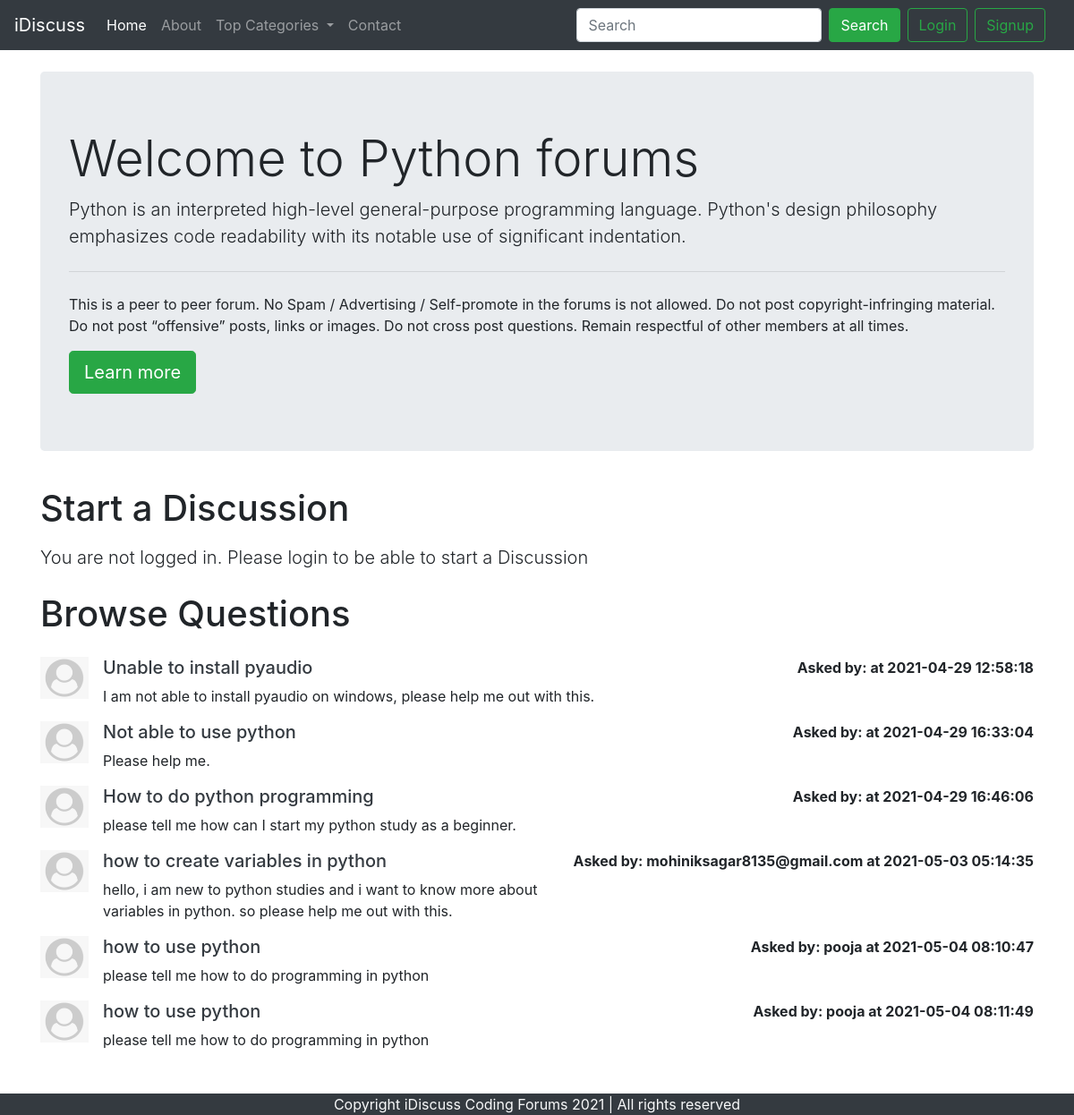
The app's page /threadlist.php?catid=1 with its own data.
### tables this page shows
CREATE TABLE `categories` (
  `category_id` int(8) NOT NULL,
  `category_name` varchar(255) NOT NULL,
  `category_description` varchar(255) NOT NULL,
  `created` datetime NOT NULL
);

CREATE TABLE `threads` (
  `thread_id` int(7) NOT NULL,
  `thread_title` varchar(255) NOT NULL,
  `thread_desc` text NOT NULL,
  `thread_cat_id` int(7) NOT NULL,
  `thread_user_id` int(7) NOT NULL,
  `timestamp` datetime NOT NULL
);

CREATE TABLE `users` (
  `sno` int(8) NOT NULL,
  `user_email` varchar(30) NOT NULL,
  `user_pass` varchar(255) NOT NULL,
  `timestamp` int(11) NOT NULL DEFAULT current_timestamp()
);

### threadlist.php (the view, shortened to what this page needs)
<!doctype html>
<html lang="en">
<head>
    <link rel="stylesheet" href="https://stackpath.bootstrapcdn.com/bootstrap/4.5.0/css/bootstrap.min.css"
>
</head>
<body>
    <?php include 'partials/_dbconnect.php';?>
    <?php include 'partials/_header.php';?>
    <?php
    $id = $_GET['catid'];
    $sql = "SELECT * FROM `categories` WHERE category_id=$id";
    $result = mysqli_query($conn, $sql);
    while($row = mysqli_fetch_assoc($result)){
        $catname = $row['category_name'];
        $catdesc = $row['category_description'];
    }
    ?>
    <div class="container my-4">
        <div class="jumbotron">
            <h1 class="display-4">Welcome to <?php echo $catname;?> forums</h1>
            <p class="lead"> <?php echo $catdesc;?></p>
            <hr class="my-4">
            <p>This is a peer to peer forum. No Spam / Advertising / Self-promote in the forums is not allowed. Do not
                post copyright-infringing material. Do not post “offensive” posts, links or images. Do not cross post
                questions. Remain respectful of other members at all times.</p>
            <a class="btn btn-success btn-lg" href="#" role="button">Learn more</a>
        </div>
    </div>
    <?php
    if(isset($_SESSION['loggedin']) && $_SESSION['loggedin']==true){
    echo '<div class="container">
            <h1 class="py-2">Start a Discussion</h1>
            <form action="'. $_SERVER["REQUEST_URI"] . '" method="post">
                <div class="form-group">
                    <label for="exampleInputEmail1">Problem Title</label>
                    <input type="text" class="form-control" id="title" name="title" aria-describedby="emailHelp">
                    <small id="emailHelp" class="form-text text-muted">Keep your title as short and crisp as
                        possible</small>
                </div>
                <input type="hidden" name="sno" value="'. $_SESSION["sno"]. '">
                <div class="form-group">
                    <label for="exampleFormControlTextarea1">Ellaborate Your Concern</label>
                    <textarea class="form-control" id="desc" name="desc" rows="3"></textarea>
                </div>
                <button type="submit" class="btn btn-success">Submit</button>
            </form>
        </div>';
    }
    else{
        echo '
        <div class="container">
        <h1 class="py-2">Start a Discussion</h1>
           <p class="lead">You are not logged in. Please login to be able to start a Discussion</p>
        </div>
        ';
    }
    ?>
    <div class="container mb-5" id="ques">
        <h1 class="py-2">Browse Questions</h1>
    <?php
    $id = $_GET['catid'];
    $sql = "SELECT * FROM `threads` WHERE thread_cat_id=$id";
    $result = mysqli_query($conn, $sql);
    while($row = mysqli_fetch_assoc($result)){
        $id = $row['thread_id'];
        $title = $row['thread_title'];
        $desc = $row['thread_desc'];
        $thread_time = $row['timestamp'];
        $thread_user_id = $row['thread_user_id'];
        $sql2 = "SELECT user_email FROM `users` WHERE sno='$thread_user_id'";
        $result2 = mysqli_query($conn, $sql2);
        $row2 = mysqli_fetch_assoc($result2);
        echo '<div class="media my-3">
            <img src="img/userdefault.png" width="54px" class="mr-3" alt="...">
            <div class="media-body">'.
             '<h5 class="mt-0"> <a class="text-dark" href="thread.php?threadid=' . $id. '">'. $title . ' </a></h5>
                '. $desc . ' </div>'.'<div class="font-weight-bold my-0"> Asked by: '. $row2['user_email'] . ' at '. $thread_time. '</div>'.
        '</div>';
        }
    ?>
    </div>
    <?php include 'partials/_footer.php';?>
</body>
</html>

### threadlist.php (style rules this page uses)
#ques { min-height: 433px; }

### records on screen
categories: category_name "Python", category_description "Python is an interpreted high-level general-purpose programming language. Python's design philosophy emphasizes code readability with its notable use of significant indentation."
threads: thread_title "Unable to install pyaudio", thread_desc "I am not able to install pyaudio on windows, please help me out with this.", timestamp "2021-04-29 12:58:18"
threads: thread_title "Not able to use python", thread_desc "Please help me.", timestamp "2021-04-29 16:33:04"
threads: thread_title "How to do python programming", thread_desc "please tell me how can I start my python study as a beginner.", timestamp "2021-04-29 16:46:06"
threads: thread_title "how to create variables in python", thread_desc "hello, i am new to python studies and i want to know more about variables in python. so please help me out with this.", users.user_email "mohiniksagar8135@gmail.com", timestamp "2021-05-03 05:14:35"
threads: thread_title "how to use python", thread_desc "please tell me how to do programming in python", users.user_email "pooja", timestamp "2021-05-04 08:10:47"
threads: thread_title "how to use python", thread_desc "please tell me how to do programming in python", users.user_email "pooja", timestamp "2021-05-04 08:11:49"
